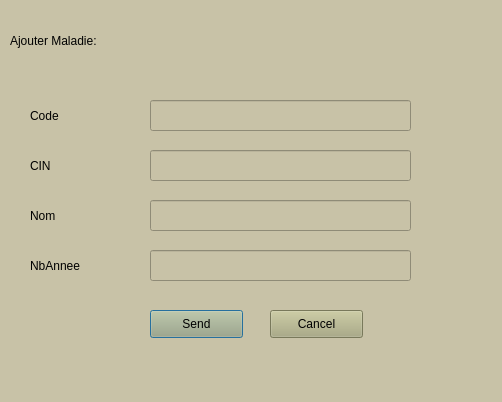
<?xml version="1.0" encoding="UTF-8"?>
<ui version="4.0">
 <class>Dialog</class>
 <widget class="QDialog" name="Dialog">
  <property name="geometry">
   <rect>
    <x>0</x>
    <y>0</y>
    <width>502</width>
    <height>402</height>
   </rect>
  </property>
  <property name="windowTitle">
   <string>Dialog</string>
  </property>
  <property name="styleSheet">
   <string notr="true">background-color : rgb(200, 194, 167)</string>
  </property>
  <widget class="QLineEdit" name="codelineEdit">
   <property name="geometry">
    <rect>
     <x>150</x>
     <y>100</y>
     <width>261</width>
     <height>31</height>
    </rect>
   </property>
  </widget>
  <widget class="QLineEdit" name="cinMlineEdit">
   <property name="geometry">
    <rect>
     <x>150</x>
     <y>150</y>
     <width>261</width>
     <height>31</height>
    </rect>
   </property>
  </widget>
  <widget class="QLineEdit" name="nomMlineEdit">
   <property name="geometry">
    <rect>
     <x>150</x>
     <y>200</y>
     <width>261</width>
     <height>31</height>
    </rect>
   </property>
  </widget>
  <widget class="QLabel" name="label">
   <property name="geometry">
    <rect>
     <x>30</x>
     <y>100</y>
     <width>81</width>
     <height>31</height>
    </rect>
   </property>
   <property name="styleSheet">
    <string notr="true">font: 11pt &quot;Segoe Script&quot;;</string>
   </property>
   <property name="text">
    <string>Code</string>
   </property>
  </widget>
  <widget class="QLabel" name="label_2">
   <property name="geometry">
    <rect>
     <x>30</x>
     <y>150</y>
     <width>81</width>
     <height>31</height>
    </rect>
   </property>
   <property name="styleSheet">
    <string notr="true">font: 11pt &quot;Segoe Script&quot;;</string>
   </property>
   <property name="text">
    <string>CIN</string>
   </property>
  </widget>
  <widget class="QLabel" name="label_3">
   <property name="geometry">
    <rect>
     <x>30</x>
     <y>200</y>
     <width>81</width>
     <height>31</height>
    </rect>
   </property>
   <property name="styleSheet">
    <string notr="true">font: 11pt &quot;Segoe Script&quot;;</string>
   </property>
   <property name="text">
    <string>Nom</string>
   </property>
  </widget>
  <widget class="QLabel" name="label_5">
   <property name="geometry">
    <rect>
     <x>10</x>
     <y>20</y>
     <width>181</width>
     <height>41</height>
    </rect>
   </property>
   <property name="styleSheet">
    <string notr="true">font: 12pt &quot;MV Boli&quot;; </string>
   </property>
   <property name="text">
    <string>Ajouter Maladie:</string>
   </property>
  </widget>
  <widget class="QPushButton" name="pushButton">
   <property name="geometry">
    <rect>
     <x>150</x>
     <y>310</y>
     <width>93</width>
     <height>28</height>
    </rect>
   </property>
   <property name="styleSheet">
    <string notr="true">font: 13pt &quot;MV Boli&quot;; 
background-color : rgb(170, 170, 127)</string>
   </property>
   <property name="text">
    <string>Send</string>
   </property>
  </widget>
  <widget class="QPushButton" name="CancelBtn">
   <property name="geometry">
    <rect>
     <x>270</x>
     <y>310</y>
     <width>93</width>
     <height>28</height>
    </rect>
   </property>
   <property name="styleSheet">
    <string notr="true">font: 13pt &quot;MV Boli&quot;; 
background-color : rgb(170, 170, 127)</string>
   </property>
   <property name="text">
    <string>Cancel</string>
   </property>
  </widget>
  <widget class="QLineEdit" name="nbAnnelineEdit">
   <property name="geometry">
    <rect>
     <x>150</x>
     <y>250</y>
     <width>261</width>
     <height>31</height>
    </rect>
   </property>
  </widget>
  <widget class="QLabel" name="label_6">
   <property name="geometry">
    <rect>
     <x>30</x>
     <y>250</y>
     <width>81</width>
     <height>31</height>
    </rect>
   </property>
   <property name="styleSheet">
    <string notr="true">font: 11pt &quot;Segoe Script&quot;;</string>
   </property>
   <property name="text">
    <string>NbAnnee</string>
   </property>
  </widget>
  <widget class="QLabel" name="label_4">
   <property name="geometry">
    <rect>
     <x>180</x>
     <y>0</y>
     <width>101</width>
     <height>91</height>
    </rect>
   </property>
   <property name="text">
    <string/>
   </property>
   <property name="pixmap">
    <pixmap>../6425150-removebg-preview.png</pixmap>
   </property>
   <property name="scaledContents">
    <bool>true</bool>
   </property>
  </widget>
 </widget>
 <resources/>
 <connections/>
</ui>
